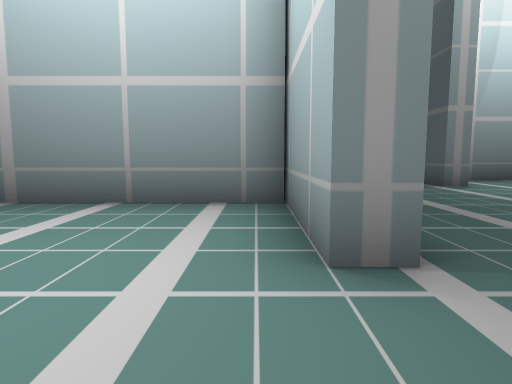
View 1 (above)

24 first-person views from a walk through a 3-D level made in the Unity game engine. The camera is 1.3 m above the floor, tilts 6° down and sees 75° across. The floor is counted in squares, 2 m on a side. Each view is taken from the middle of a square. On the plan, view 1 faces up. The plan holds only what a view shows up to about 10 squares ahead; the rest is blank. The player character is not drawn. Some animated figures are not drawn. Some surface patterns are stand-ins.

View 2
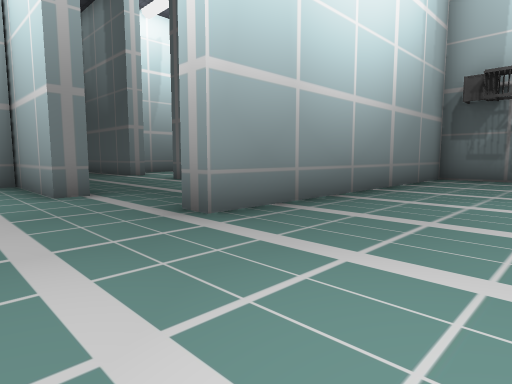

View 3
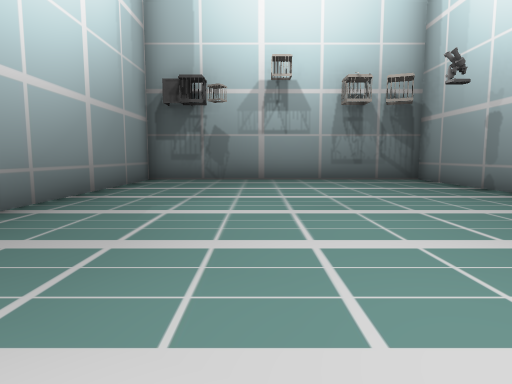

View 4
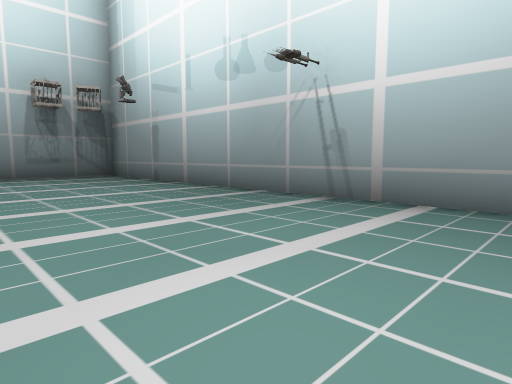

View 5
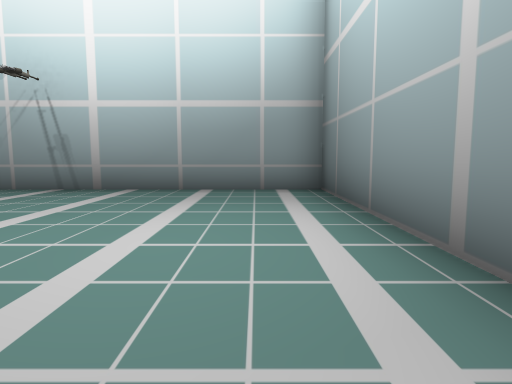

View 6
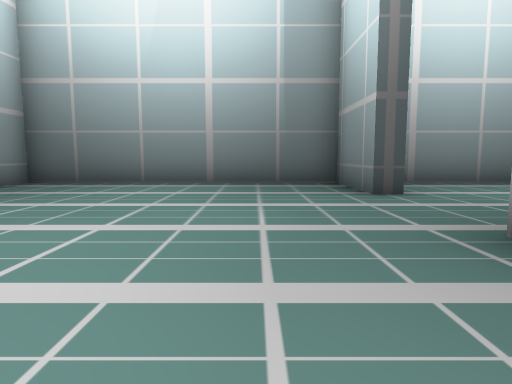

View 7
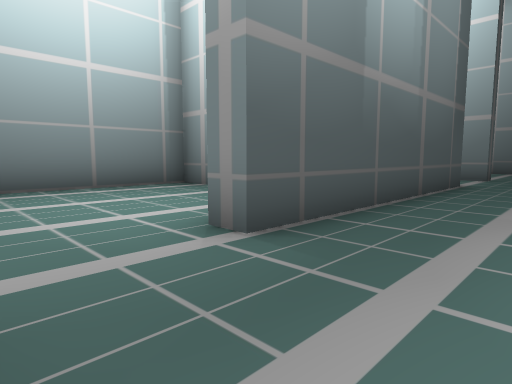

View 8
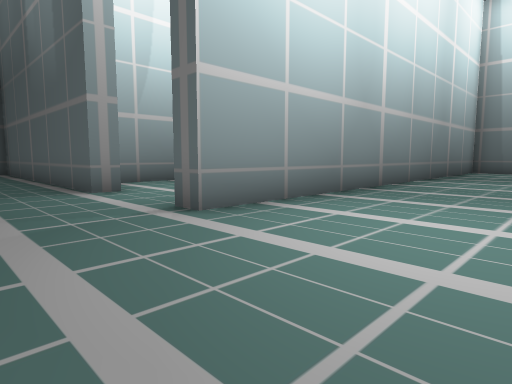

View 9
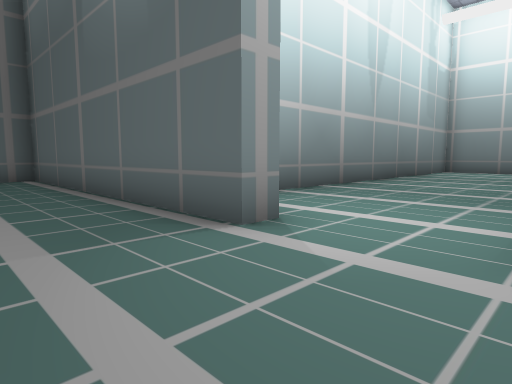

View 10
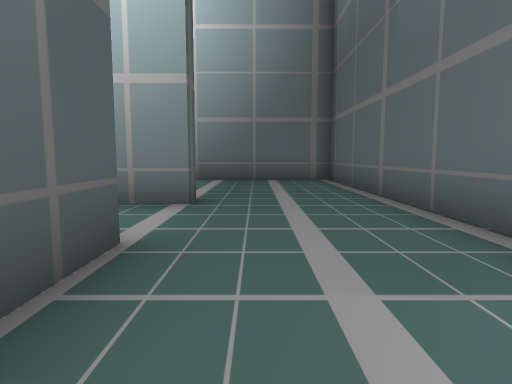

View 11
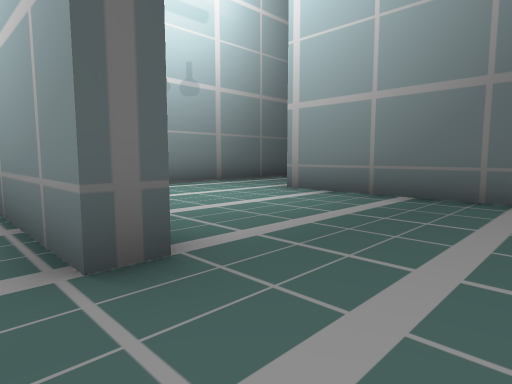

View 12
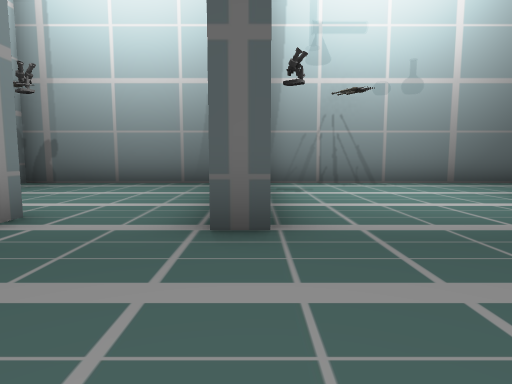

View 13
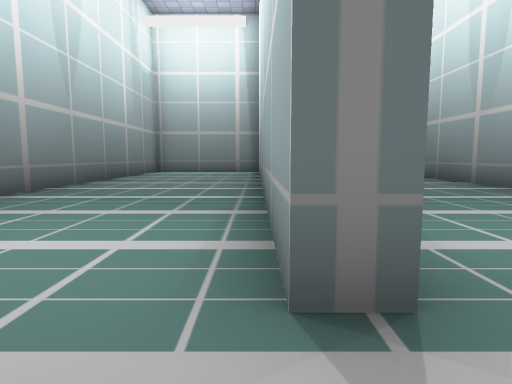

View 14
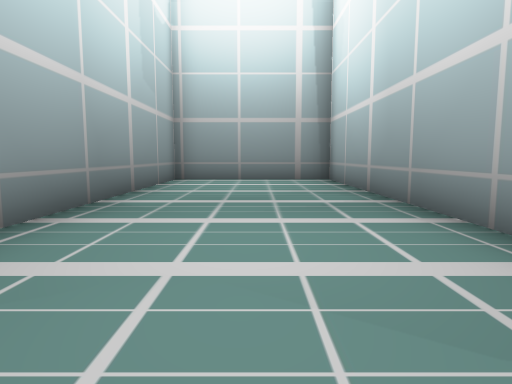

View 15
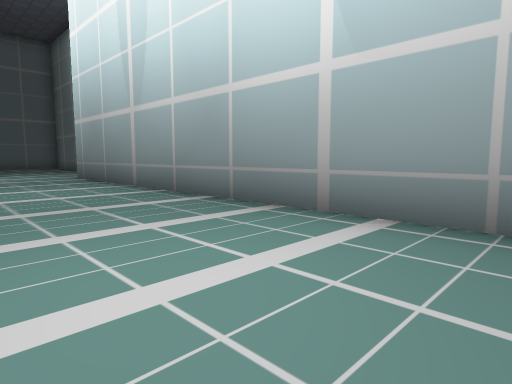

View 16
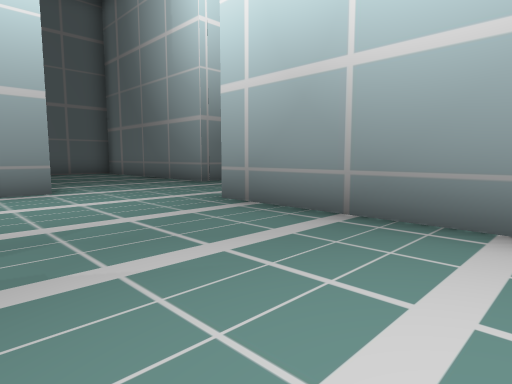

View 17
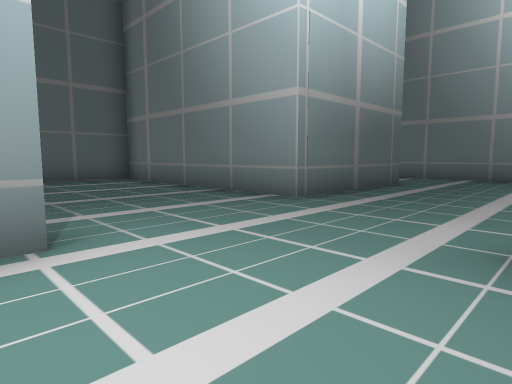

View 18
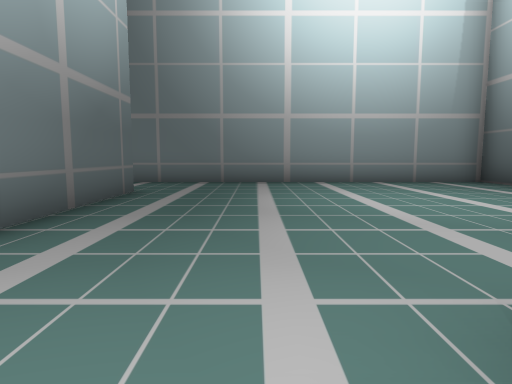

View 19
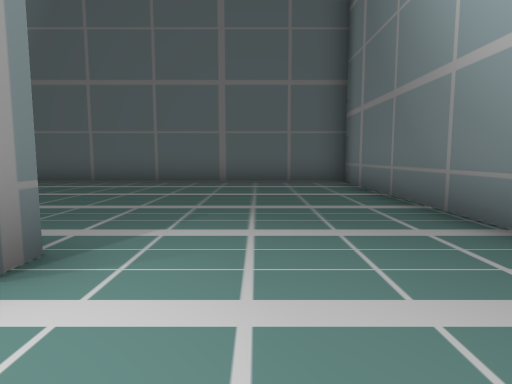

View 20
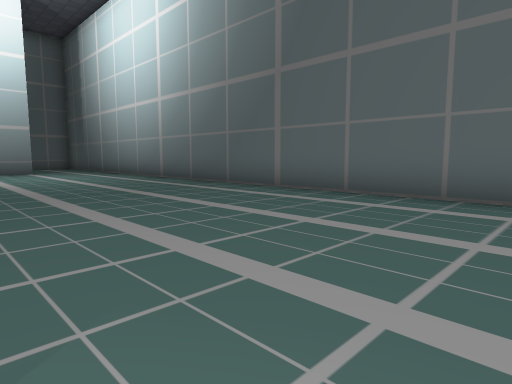

View 21
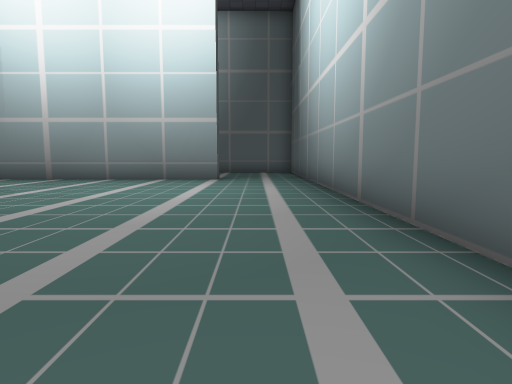

View 22
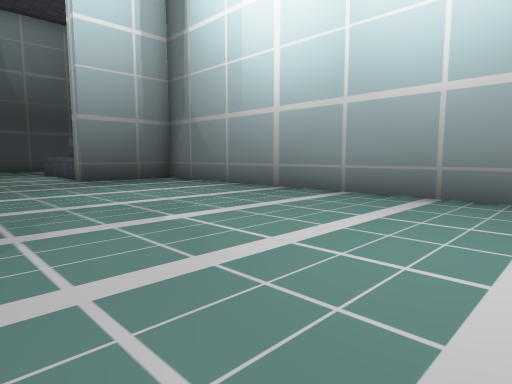

View 23
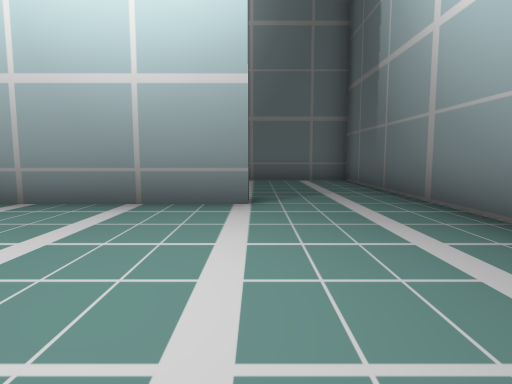

View 24
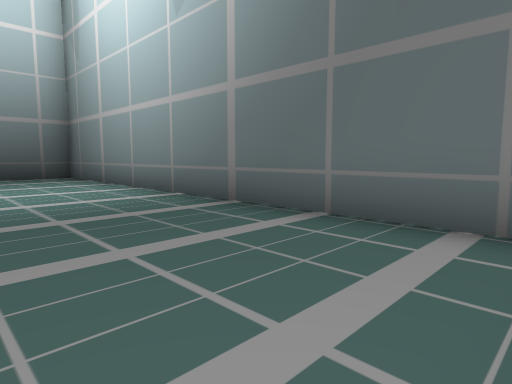

### Floor plan
Ten units are one square. View 1 is at (0, 0); x grows to the right and y downward. Boxes are objects, and circles mark ways between rooms. Rooms are numbered by the first view taken in them; rooms with no view inside come last. Other rooms are left out.
<svg viewBox="-48 -208 298 300">
<path fill="none" stroke="#000" d="M-18 4 -18 9 -43 9 -43 87 96 87 96 9 13 9 13 4M10 -19 4 -19 4 -51M4 -47 -43 -47 -43 -6M130 -43 43 -43 43 -49 176 -49 176 -93 55 -93M126 -149 126 -130 109 -130M48 -73 41 -73 41 -155 -17 -155M182 -14 176 -14 176 -22M10 -85 10 -19M44 4 152 4M10 -112 10 -106M126 -199 126 -185M219 -156 133 -156M101 76 101 87 192 87M183 64 183 23 245 23 245 -203 130 -203M-43 -174 -43 -114M-43 -99 -43 -52M10 -106 -17 -106"/>
<circle cx="20" cy="-5" r="3" fill="#2a7"/>
<circle cx="10" cy="-95" r="3" fill="#2a7"/>
<text x="20" y="30">1</text>
<text x="120" y="-80">2</text>
<text x="-20" y="-80">3</text>
</svg>
Room 1 opens to room 2. Room 2 opens to room 3.

Where each view was taken, in squares from view 1:
view 1: 0 up, 0 right, facing up
view 2: 4 down, 1 left, facing up-right
view 3: 4 down, 0 right, facing right
view 4: 4 down, 2 left, facing down-right
view 5: 2 down, 3 left, facing down
view 6: 3 down, 4 right, facing left
view 7: 0 up, 3 right, facing up-left
view 8: 1 up, 2 right, facing up-right
view 9: 5 up, 2 right, facing up-right
view 10: 6 up, 2 right, facing up
view 11: 10 up, 3 right, facing up-left
view 12: 11 up, 4 right, facing left
view 13: 5 up, 3 right, facing right
view 14: 7 up, 8 right, facing right
view 15: 3 up, 4 right, facing down-right
view 16: 3 up, 11 right, facing down-right
view 17: 2 up, 15 right, facing down-right
view 18: 0 up, 16 right, facing down
view 19: 0 up, 16 right, facing right
view 20: 1 up, 19 right, facing up-right
view 21: 6 up, 23 right, facing up
view 22: 10 up, 22 right, facing up-left
view 23: 11 up, 22 right, facing up
view 24: 17 up, 24 right, facing up-left
